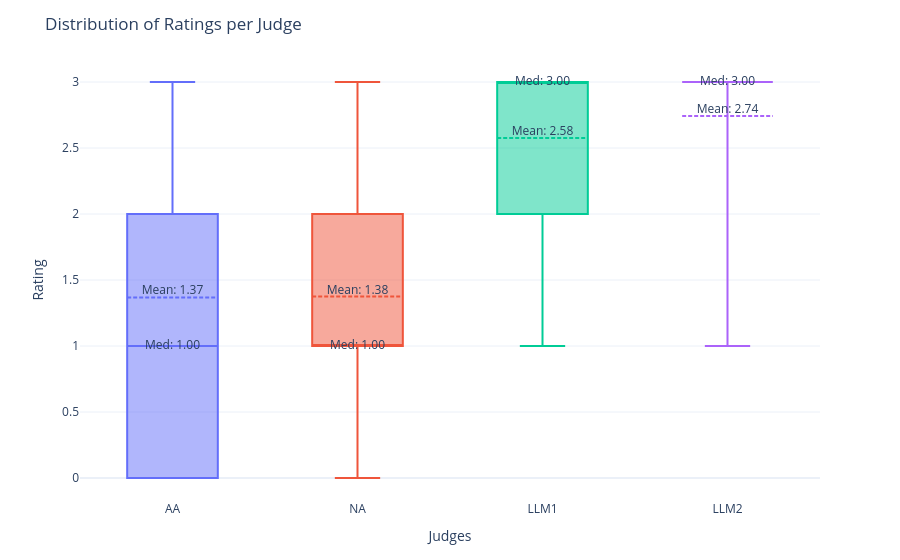

Notebook code cell kept with this figure:
### Code cell
plot_box_by_prefix( results.drop( columns=['project','model'] ), id_vars=["question"] )

### Figure 1 — Plotly figure (JSON) as saved in the notebook; plotly's stock layout.template omitted (floating-point values rounded to 4 significant figures; data arrays with more than 128 entries replaced by an {"elided": "..."} marker saying what was removed)
{"data": [{"alignmentgroup": "True", "boxmean": true, "boxpoints": false, "hovertemplate": "Group=%{x}<br>Rating=%{y}<extra></extra>", "legendgroup": "AA", "marker": {"color": "#636efa"}, "name": "AA", "notched": false, "offsetgroup": "AA", "orientation": "v", "showlegend": true, "type": "box", "x": {"elided": "1000 str values"}, "x0": " ", "xaxis": "x", "y": {"elided": "1000 float values"}, "y0": " ", "yaxis": "y"}, {"alignmentgroup": "True", "boxmean": true, "boxpoints": false, "hovertemplate": "Group=%{x}<br>Rating=%{y}<extra></extra>", "legendgroup": "NA", "marker": {"color": "#EF553B"}, "name": "NA", "notched": false, "offsetgroup": "NA", "orientation": "v", "showlegend": true, "type": "box", "x": {"elided": "1000 str values"}, "x0": " ", "xaxis": "x", "y": {"elided": "1000 float values"}, "y0": " ", "yaxis": "y"}, {"alignmentgroup": "True", "boxmean": true, "boxpoints": false, "hovertemplate": "Group=%{x}<br>Rating=%{y}<extra></extra>", "legendgroup": "LLM1", "marker": {"color": "#00cc96"}, "name": "LLM1", "notched": false, "offsetgroup": "LLM1", "orientation": "v", "showlegend": true, "type": "box", "x": {"elided": "1000 str values"}, "x0": " ", "xaxis": "x", "y": {"elided": "1000 float values"}, "y0": " ", "yaxis": "y"}, {"alignmentgroup": "True", "boxmean": true, "boxpoints": false, "hovertemplate": "Group=%{x}<br>Rating=%{y}<extra></extra>", "legendgroup": "LLM2", "marker": {"color": "#ab63fa"}, "name": "LLM2", "notched": false, "offsetgroup": "LLM2", "orientation": "v", "showlegend": true, "type": "box", "x": {"elided": "1000 str values"}, "x0": " ", "xaxis": "x", "y": {"elided": "1000 float values"}, "y0": " ", "yaxis": "y"}, {"mode": "text", "showlegend": false, "text": ["Mean: 1.37"], "textposition": "top center", "type": "scatter", "x": ["AA"], "y": [1.368]}, {"mode": "text", "showlegend": false, "text": ["Med: 1.00"], "textposition": "middle center", "type": "scatter", "x": ["AA"], "y": [1]}, {"mode": "text", "showlegend": false, "text": ["Mean: 2.58"], "textposition": "top center", "type": "scatter", "x": ["LLM1"], "y": [2.576]}, {"mode": "text", "showlegend": false, "text": ["Med: 3.00"], "textposition": "middle center", "type": "scatter", "x": ["LLM1"], "y": [3]}, {"mode": "text", "showlegend": false, "text": ["Mean: 2.74"], "textposition": "top center", "type": "scatter", "x": ["LLM2"], "y": [2.742]}, {"mode": "text", "showlegend": false, "text": ["Med: 3.00"], "textposition": "middle center", "type": "scatter", "x": ["LLM2"], "y": [3]}, {"mode": "text", "showlegend": false, "text": ["Mean: 1.38"], "textposition": "top center", "type": "scatter", "x": ["NA"], "y": [1.375]}, {"mode": "text", "showlegend": false, "text": ["Med: 1.00"], "textposition": "middle center", "type": "scatter", "x": ["NA"], "y": [1]}], "layout": {"boxmode": "overlay", "legend": {"title": {"text": "Group"}, "tracegroupgap": 0}, "margin": {"b": 60, "t": 60}, "showlegend": false, "title": {"text": "Distribution of Ratings per Judge"}, "xaxis": {"anchor": "y", "categoryarray": ["AA", "NA", "LLM1", "LLM2"], "categoryorder": "array", "domain": [0, 1], "title": {"text": "Judges"}}, "yaxis": {"anchor": "x", "domain": [0, 1], "title": {"text": "Rating"}}}}
